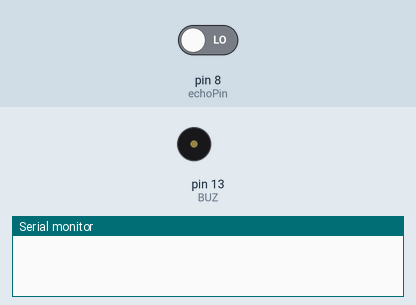
A sketch run on a simulated Arduino Uno, built with avr-gcc and run on an emulated ATmega328P. On the bench: buzzer (waves = sounding, pin HIGH), the last lines printed to the serial monitor. The inputs (shaded band) are chosen by the test bench; at power-on: pin 8 (echoPin) LOW. Pins used as bus, display or sensor lines are not drawn.

Above: at 0.5 s.
At 3.02 s:
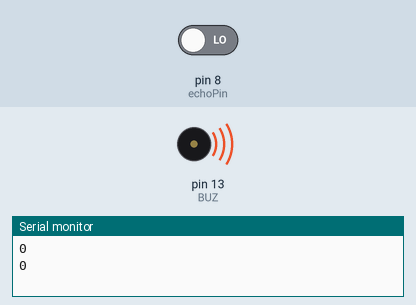
Timing chart, 0 to 3.5 s (numbered marks = the images above):
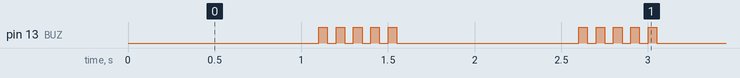

Measured:
- by itself, pin 13 (BUZ): repeats every 1.5 s: 4 × (LOW 0.05 s, HIGH 0.05 s), LOW 1.1 s, HIGH 0.05 s
- by itself, everything shown: repeats every 1.5 s, in 10 steps

The sketch:

National_Hackathon.ino
```cpp
#define trigPin 9
#define echoPin 8
#define BUZ 13
long duration, distance;
unsigned long previousMillis = 0;
const long interval = 100;

void setup()
{
   pinMode(BUZ, OUTPUT);
   pinMode(trigPin, OUTPUT);
   pinMode(echoPin, INPUT);
   Serial.begin(9600);
}

void loop()
{
  unsigned long currentMillis = millis();

  if (currentMillis - previousMillis >= interval)
  {
    previousMillis = currentMillis;

    digitalWrite(trigPin, LOW);
    delayMicroseconds(2);
    digitalWrite(trigPin, HIGH);
    delayMicroseconds(10);

    duration = pulseIn(echoPin, HIGH);
    distance = duration / 58.2;

    Serial.println(distance);

    if (distance < 100)
    {

      for (int i = 0; i < 5; i++)
      {
        digitalWrite(BUZ, HIGH);
        delay(50);
        digitalWrite(BUZ, LOW);
        delay(50);
      }
    }
  }
}
```
